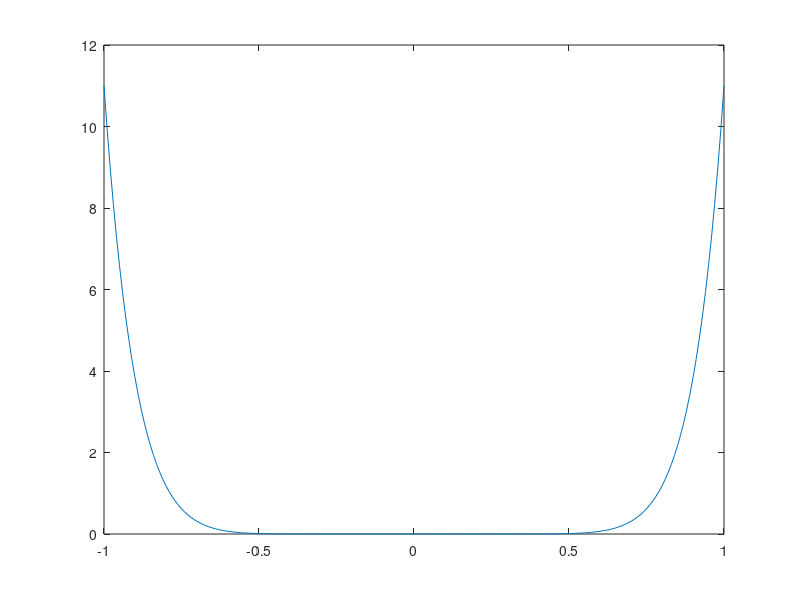

Write the MATLAB code that produced this figure. (Note: this script raises an error after producing the figure.)
function integr_driver
    f = @(x) 11 * x.^10;
    X = linspace(-1, 1, 201);
    Y = f(X);
    plot(X, Y)
    simple_integration(Y, 0.01, 2)
  
end